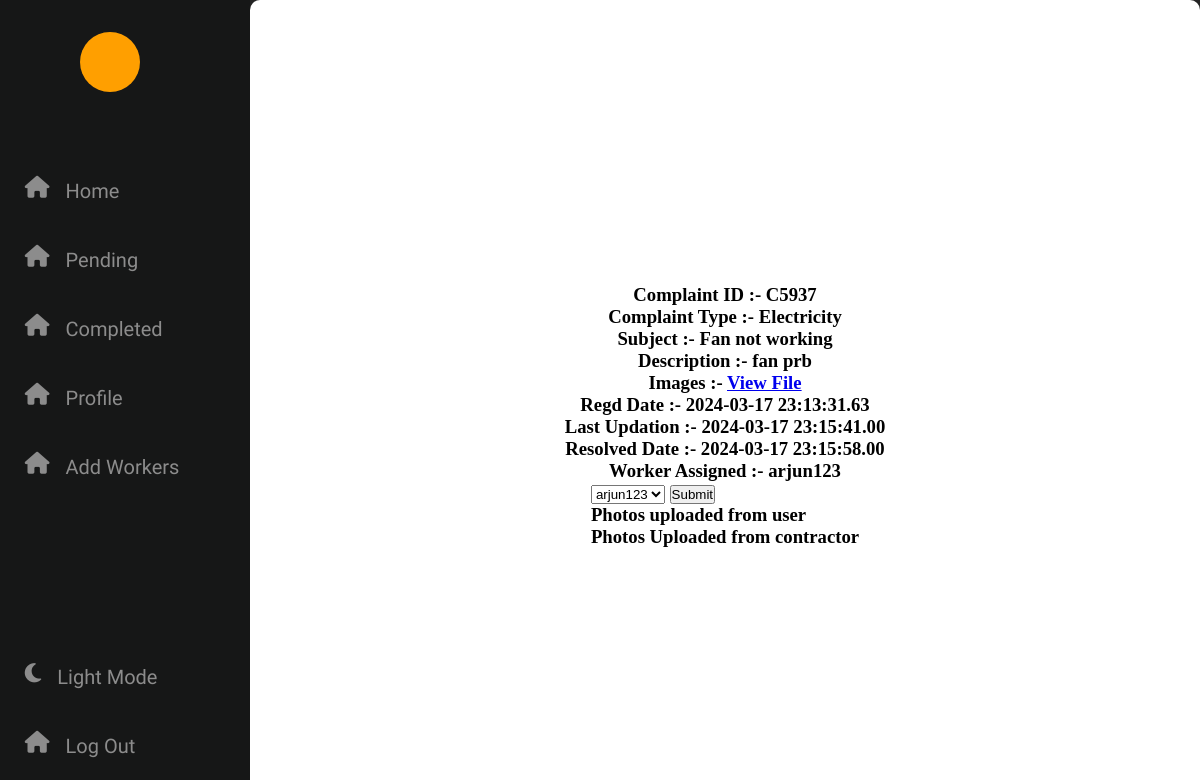
The app's page /php/assignWorker.php?id=C5937 with its own data.
### tables this page shows
CREATE TABLE `complaints` (
  `username` varchar(50) NOT NULL,
  `complaint_id` varchar(10) NOT NULL,
  `complaint_type` varchar(20) NOT NULL,
  `subject` varchar(50) NOT NULL,
  `description` text NOT NULL,
  `folder` varchar(300) NOT NULL,
  `time` datetime(2) NOT NULL DEFAULT current_timestamp(2),
  `resolved_time` datetime(2) DEFAULT NULL,
  `last_updation` datetime(2) DEFAULT NULL,
  `worker_assigned` varchar(50) DEFAULT NULL,
  `isApproved` int(2) NOT NULL
);

### php/assignWorker.php (the view, shortened to what this page needs)
<html lang="en" dir="ltr">
  <head>
    <link rel="stylesheet" href="https://cdnjs.cloudflare.com/ajax/libs/font-awesome/6.5.1/css/all.min.css" />
   </head>
<body>
<div class="nav">
<div class="icon">
</div>
<div class="nav-content">
    <div>
        <i class="fa-solid fa-house"></i>
    </div>
    <div>
        <i class="fa-solid fa-house" ></i>
    </div>
    <div>
        <i class="fa-solid fa-house"></i>
    </div>
    <div>
        <i class="fa-solid fa-house" ></i>
    </div>
    <div>
        <i class="fa-solid fa-house" ></i>
    </div>
</div>
<div class="nav-content-down">
    <div onclick="toggle()" >
        <i class="fa-solid fa-moon" ></i>
    </div>
    <div>
        <i class="fa-solid fa-house"></i>
    </div>
</div>
</div>
<div class="content">
            <div class="complaintInfo">
                <?php
                    include 'config.php' ;
                    $complaint_id = $_GET['id'];
                    $sql = "select * from complaints where complaint_id = '$complaint_id'";
                    $result = $conn->query($sql);
                    if ($result->num_rows > 0) {
                        while ($row = $result->fetch_assoc()) {
                    ?>
                    <h3>Complaint ID :- <?php  echo $row["complaint_id"];?><h3>
                    <h3>Complaint Type :- <?php  echo $row["complaint_type"];?><h3>
                    <h3>Subject :- <?php  echo $row["subject"];?><h3>
                    <h3>Description :- <?php  echo $row["description"];?><h3>
                    <h3>Images :- <a href = "<?php echo $row["folder"]?> " target="blank">View File</a><h3>
                    <h3>Regd Date :- <?php  echo $row["time"];?><h3>
                    <h3>Last Updation :- <?php  echo $row["last_updation"];?><h3>
                    <h3>Resolved Date :- <?php  echo $row["resolved_time"];?><h3>
                    <h3>Worker Assigned :- <?php  echo $row["worker_assigned"];?><h3>
                    <?php
                        $complaint_type = $row["complaint_type"];
                        }
                    }
                    ?>
            <div class="assignworker">
                <form action="<?php echo $_SERVER['PHP_SELF']. '?id=' . $complaint_id ;  ?>" method="post">
                    <select name="worker_assigned" id="worker_assigned">
                        <?php
                        $sql2 = "select * from worker where work_area = '$complaint_type'";
                        $result2 = $conn->query($sql2);
                        if ($result2->num_rows > 0) {
                            while ($row2 = $result2->fetch_assoc()) {
                                ?>
                                <option value="<?php echo $row2["username"]; ?>"><?php echo $row2["username"]; ?></option>
                                <?php
                            }
                        }
                        ?>
                    </select>
                    <input type="submit" name = "save" >
                </form>
            </div>
                <div class="photos1">Photos uploaded from user
                </div>
                <div class="photos2"> Photos Uploaded from contractor </div>
            </div>
</div>
</body>
</html>

### php/assignWorker.php (style rules this page uses)
:root { --background-color: #242424; --nav-background-color : #161717; --icon-color:#8C8C8C; --preview-background-color:#161717; --heading-color:white ; --font-color:white; --boxes-bg-color:#161717; --box-count-color: #242424; }
* { margin: 0; padding: 0; box-sizing: content-box; }
body { display: flex; }
.nav { width: 80px; height: 100vh; position: fixed; display: flex; flex-direction: column; justify-content: space-between; background-color: var(--nav-background-color); transition: 0.3s; }
.content { width: calc(100vw - 0vw ); background-color: var(--background-color); height: 100vh; display: flex; margin-left: 80px; transition: margin-left 0.3s; }
.nav i { font-size: 22px; color: #8C8C8C; }
.nav .icon { width: 60px; height: 60px; position: absolute; top: 20px; margin: 1vw 0vw 0vw 0.4vw; border-radius: 50%; display: flex; justify-content: center; align-items: center; color: var(--font-color); font-weight: 800; font-family: 'Biryani', sans-serif; background-color: #FF9F00; }
.nav-content div , .nav-content-down div { display: flex; margin-left: 0.3rem; gap: 1rem; display: flex; justify-content:flex-start; align-items: center; height: 53px; padding-left: 20px; width: 225px; border-radius: 10px 0px 0px 10px; }
.nav-content { position: absolute; display: flex; flex-direction: column; gap: 1rem; top: 10rem; }
.nav-content-down { position: absolute; display: flex; flex-direction: column; gap: 1rem; bottom: 2rem; }
.complaintInfo { width: 100%; height: 100%; display: flex; flex-direction: column; justify-content: center; align-items: center; padding: 1rem; background-color: white; border-radius: 10px; color: black; }

### records on screen
complaints: complaint "C5937", complaint_type "Electricity", subject "Fan not working", description "fan prb", time "2024-03-17 23:13:31.63", last_updation "2024-03-17 23:15:41.00", resolved_time "2024-03-17 23:15:58.00", worker_assigned "arjun123"

### other values on screen
form field worker_assigned "arjun123"
